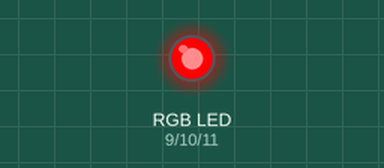
Recording of a sketch running on a simulated Arduino Uno, built with avr-gcc and run on an emulated ATmega328P. On the bench: an RGB LED mixed from three pins (HIGH = lit).

Above: at 0.1 s.
Timing chart, 0 to 1.6 s (numbered marks = the images above):
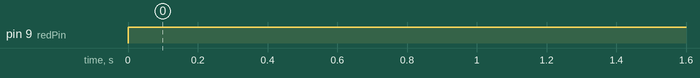

The sketch:

rgb_led.ino
```cpp
int redPin = 9;
int greenPin = 10;
int bluePin = 11;
int delayDuration = 500; // ms

void setup() {
  pinMode(redPin, OUTPUT);
  pinMode(greenPin, OUTPUT);
  pinMode(bluePin, OUTPUT);
}

void loop() {
   setColor(0xFF,0x0,0x0);
}

void setColor(int red, int green, int blue)
{
  #ifdef COMMON_ANODE
    red = 255 - red;
    green = 255 - green;
    blue = 255 - blue;
  #endif
  analogWrite(redPin, red);
  analogWrite(greenPin, green);
  analogWrite(bluePin, blue);
  delay(delayDuration);
}
```

Measured:
- by itself, pin 9 (redPin): LOW → HIGH at 0.00 s
